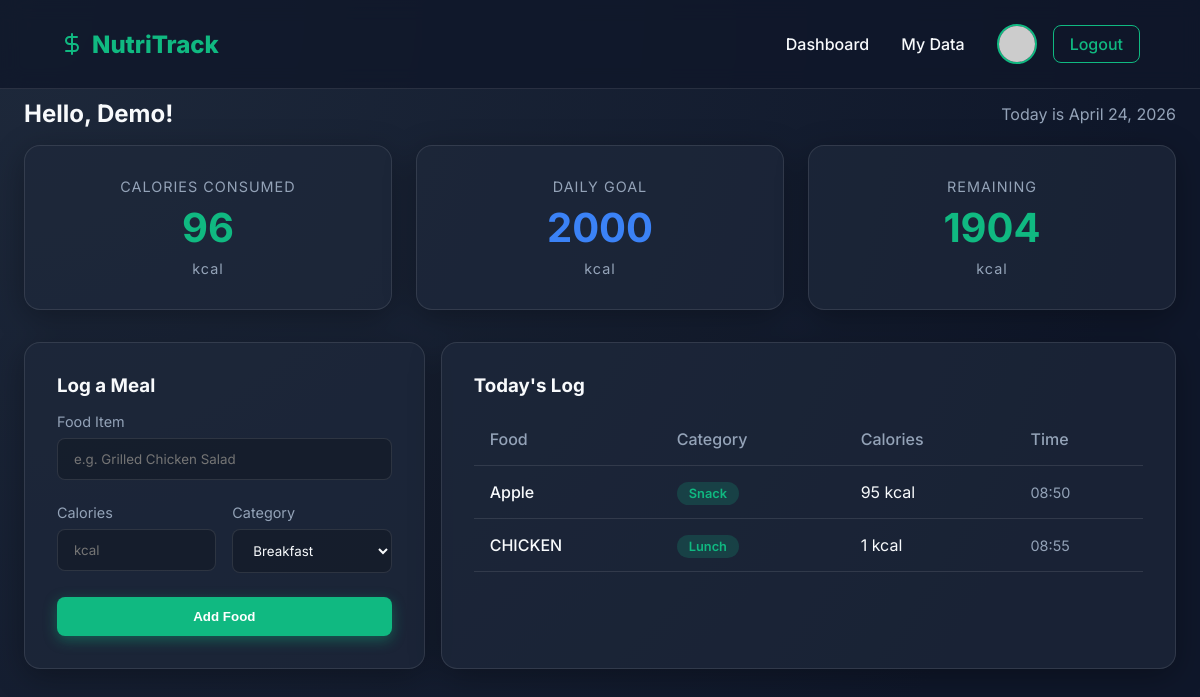
The page /dashboard (signed in) on the database its author committed.
### app.py (models this page shows)
class User(db.Model):
    id = db.Column(db.Integer, primary_key=True)
    google_id = db.Column(db.String(100), unique=True, nullable=False)
    name = db.Column(db.String(100), nullable=False)
    email = db.Column(db.String(100), unique=True, nullable=False)
    picture = db.Column(db.String(200))
    calorie_goal = db.Column(db.Integer, default=2000)

class FoodEntry(db.Model):
    id = db.Column(db.Integer, primary_key=True)
    user_id = db.Column(db.Integer, db.ForeignKey('user.id'), nullable=False)
    food_name = db.Column(db.String(100), nullable=False)
    calories = db.Column(db.Integer, nullable=False)
    category = db.Column(db.String(50)) # e.g. Breakfast, Lunch, Dinner, Snack
    timestamp = db.Column(db.DateTime, default=datetime.utcnow)

### app.py (the view)
@app.route('/dashboard')
def dashboard():
    if 'user' not in session:
        return redirect(url_for('login'))
    user_id = session['user']['id']
    user = User.query.get(user_id)
    today = datetime.utcnow().date()
    all_user_entries = FoodEntry.query.filter_by(user_id=user_id).all()
    entries = [e for e in all_user_entries if e.timestamp.date() == today]
    total_calories = sum(entry.calories for entry in entries)
    formatted_now = today.strftime('%B %d, %Y')
    return render_template('dashboard.html', user=session['user'], calorie_goal=user.calorie_goal, total_calories=total_calories, entries=entries, now=formatted_now)

### templates/dashboard.html (shortened to what this page needs)
{% extends "base.html" %}
{% block content %}
<div class="flex justify-between items-center mb-4">
    <h2>Hello, {{ user.name.split(' ')[0] }}!</h2>
    <p style="color: var(--text-muted);">Today is {{ now }}</p>
</div>
<div class="stats-grid">
    <div class="glass-panel stat-card">
        <div class="stat-label">Calories Consumed</div>
        <div class="stat-value">{{ total_calories }}</div>
        <div class="stat-label" style="text-transform: none;">kcal</div>
    </div>
    <div class="glass-panel stat-card">
        <div class="stat-label">Daily Goal</div>
        <div class="stat-value" style="color: #3b82f6;">{{ calorie_goal }}</div>
        <div class="stat-label" style="text-transform: none;">kcal</div>
    </div>
    <div class="glass-panel stat-card">
        <div class="stat-label">Remaining</div>
        {% set remaining = calorie_goal - total_calories %}
        <div class="stat-value" style="color: {% if remaining < 0 %}#ef4444{% else %}var(--primary){% endif %};">
            {{ remaining }}
        </div>
        <div class="stat-label" style="text-transform: none;">kcal</div>
    </div>
</div>
<div class="flex gap-4" style="flex-wrap: wrap;">
    <div class="glass-panel" style="flex: 1; min-width: 300px;">
        <h3 class="mb-4">Log a Meal</h3>
        <form id="add-food-form">
            <div class="form-group">
                <label for="food_name">Food Item</label>
                <input type="text" id="food_name" class="form-control" placeholder="e.g. Grilled Chicken Salad" required>
            </div>
            <div class="flex gap-4">
                <div class="form-group" style="flex: 1;">
                    <label for="calories">Calories</label>
                    <input type="number" id="calories" class="form-control" placeholder="kcal" required>
                </div>
                <div class="form-group" style="flex: 1;">
                    <label for="category">Category</label>
                    <select id="category" class="form-control" required>
                        <option value="Breakfast">Breakfast</option>
                    </select>
                </div>
            </div>
            <button type="submit" class="btn btn-primary" style="width: 100%;">Add Food</button>
        </form>
    </div>
    <div class="glass-panel" style="flex: 2; min-width: 400px;">
        <h3 class="mb-4">Today's Log</h3>
        {% if entries %}
            <table class="data-table">
                <thead>
                    <tr>
                        <th>Food</th>
                        <th>Category</th>
                        <th>Calories</th>
                        <th>Time</th>
                    </tr>
                </thead>
                <tbody>
                    {% for entry in entries %}
                    <tr>
                        <td style="font-weight: 500;">{{ entry.food_name }}</td>
                        <td><span class="badge">{{ entry.category }}</span></td>
                        <td>{{ entry.calories }} kcal</td>
                        <td style="color: var(--text-muted); font-size: 0.9rem;">{{ entry.timestamp.strftime('%H:%M') }}</td>
                    </tr>
                    {% endfor %}
                </tbody>
            </table>
        {% endif %}
    </div>
</div>
{% endblock %}

### static/css/style.css (style rules this page uses)
:root { --bg-dark: #0f172a; --bg-card: rgba(30, 41, 59, 0.7); --primary: #10b981; --primary-hover: #059669; --text-main: #f8fafc; --text-muted: #94a3b8; --border-color: rgba(255, 255, 255, 0.1); --glass-blur: blur(12px); --font-main: 'Inter', sans-serif; }
* { margin: 0; padding: 0; box-sizing: border-box; }
body { font-family: var(--font-main); background: radial-gradient(circle at top left, #1e293b, var(--bg-dark) 80%); color: var(--text-main); min-height: 100vh; overflow-x: hidden; }
h1, h2, h3, h4 { font-weight: 700; line-height: 1.2; }
.glass-panel { background: var(--bg-card); backdrop-filter: var(--glass-blur); -webkit-backdrop-filter: var(--glass-blur); border: 1px solid var(--border-color); border-radius: 16px; padding: 2rem; box-shadow: 0 8px 32px 0 rgba(0, 0, 0, 0.3); }
.btn { display: inline-block; padding: 0.75rem 1.5rem; border-radius: 8px; font-weight: 600; cursor: pointer; transition: all 0.3s ease; border: none; outline: none; text-align: center; }
.btn-primary { background: var(--primary); color: #fff; box-shadow: 0 4px 14px 0 rgba(16, 185, 129, 0.39); }
.form-group { margin-bottom: 1.5rem; }
.form-group label { display: block; margin-bottom: 0.5rem; color: var(--text-muted); font-size: 0.9rem; }
.form-control { width: 100%; padding: 0.75rem 1rem; background: rgba(0, 0, 0, 0.2); border: 1px solid var(--border-color); border-radius: 8px; color: var(--text-main); font-family: var(--font-main); transition: border-color 0.3s ease; }
.stats-grid { display: grid; grid-template-columns: repeat(auto-fit, minmax(250px, 1fr)); gap: 1.5rem; margin-bottom: 2rem; }
.stat-card { text-align: center; }
.stat-value { font-size: 2.5rem; font-weight: 700; color: var(--primary); margin: 0.5rem 0; }
.stat-label { color: var(--text-muted); font-size: 0.9rem; text-transform: uppercase; letter-spacing: 1px; }
.flex { display: flex; }
.justify-between { justify-content: space-between; }
.items-center { align-items: center; }
.gap-4 { gap: 1rem; }
.mb-4 { margin-bottom: 1rem; }
.data-table { width: 100%; border-collapse: collapse; margin-top: 1rem; }
.data-table th, .data-table td { padding: 1rem; text-align: left; border-bottom: 1px solid var(--border-color); }
.data-table th { color: var(--text-muted); font-weight: 500; }
.badge { padding: 0.25rem 0.75rem; border-radius: 999px; font-size: 0.8rem; font-weight: 600; background: rgba(16, 185, 129, 0.2); color: var(--primary); }

### rows shown on the page
User: calorie_goal "2000"
FoodEntry: food_name "Apple", category "Snack", calories "95", timestamp "08:50"
FoodEntry: food_name "CHICKEN", category "Lunch", calories "1", timestamp "08:55"

### other values the page prints
{{ user.name.split(' ')[0] }} "Demo"
{{ total_calories }} "96"
{{ remaining }} "1904"
